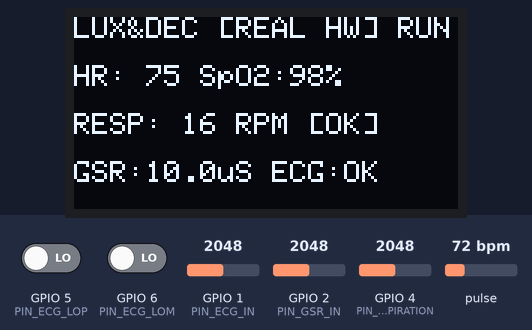
This sketch was run on a simulated ESP32-S3. On the bench: 128×64 one-colour display. Inputs (shaded band) come from the test bench; at power-on: GPIO 1 (PIN_ECG_IN) = 2048, pulse 72 bpm, GPIO 2 (PIN_GSR_IN) = 2048, GPIO 4 (PIN_RESPIRATION) = 2048, GPIO 5 (PIN_ECG_LOP) LOW, GPIO 6 (PIN_ECG_LOM) LOW (analog values on the 0–4095 scale). Random numbers use the default seed unless the sketch sets one; what the sketch prints to the serial monitor is not drawn.

Above: at 1.7 s.
1.8 s: GPIO 1 (PIN_ECG_IN) set to 3827
4.4 s: GPIO 1 (PIN_ECG_IN) set to 3928
At 6.4 s:
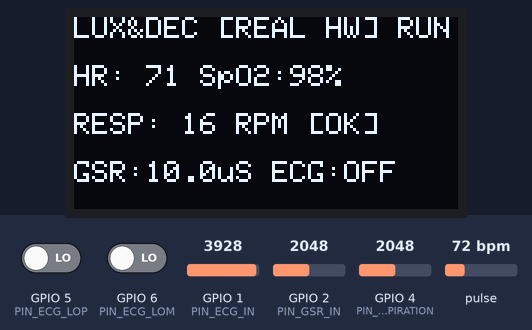
6.7 s: pulse set to 100 bpm
At 7.5 s:
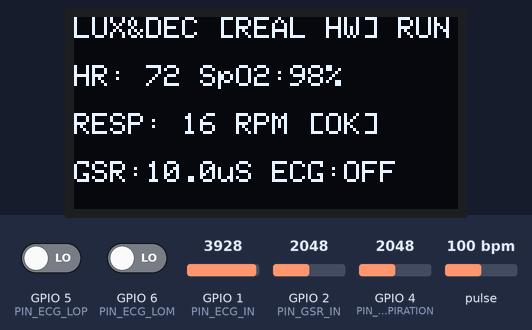
9.7 s: GPIO 2 (PIN_GSR_IN) set to 1228
At 12.2 s:
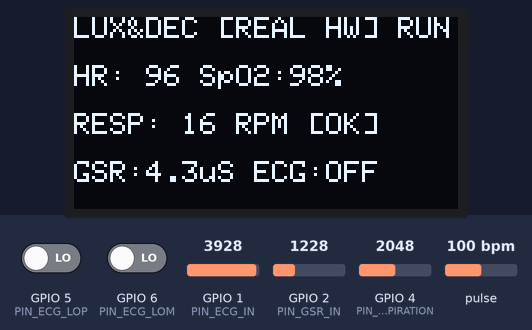
12.3 s: pulse set to 70 bpm
At 13.8 s:
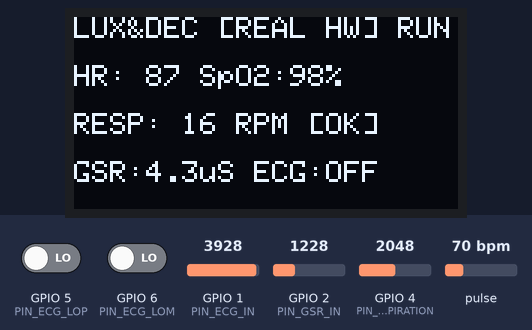
15.3 s: pulse set to 78 bpm
At 18.0 s:
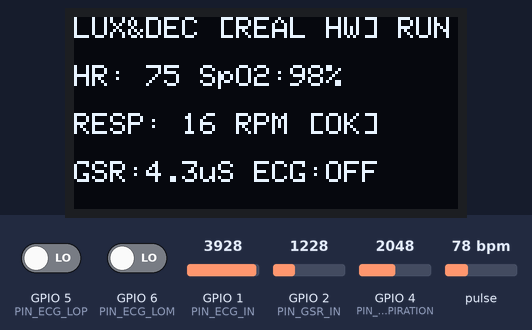
18.3 s: pulse set to 81 bpm
At 21.3 s:
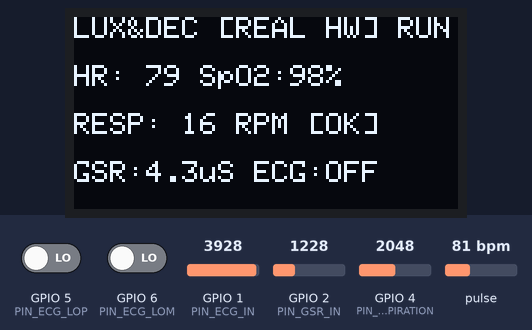
Timing chart, 0 to 22.3 s (numbered marks = the images above; inputs shaded):
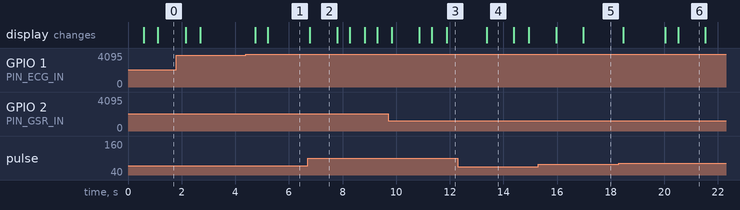

The sketch:

RealESP32S3.ino
```cpp
/*
 * ══════════════════════════════════════════════════════════════════════════════════
 *  VR BIOMETRIC REAL SENSORS FIRMWARE (USB SERIAL PROTOCOL v1 + OLED + HARDWARE)
 *  Company: Lux&Decibels — Real Hardware Board 2
 *
 *  Compliant Hardware Setup (ESP32-S3):
 *    - GPIO 1: AD8232 ECG Output (Analog)
 *    - GPIO 5: AD8232 Leads-off Plus (LO+)
 *    - GPIO 6: AD8232 Leads-off Minus (LO-)
 *    - GPIO 4: Respiration Belt / Pressure FSR (Analog)
 *    - GPIO 2: GSR Skin Conductance (Analog)
 *    - GPIO 7: BioAmp EXG / EEG Prefrontal (Analog / Demo Synthesis)
 *    - GPIO 8: I2C SDA (OLED SSD1306, DS3231 RTC, MAX30102)
 *    - GPIO 9: I2C SCL
 *
 *  Serial Protocol: 115200 baud, newline-delimited JSON matching protocol.js v1
 *  Compatible with VR Biometric React Dashboard (Milestones 1 & 2)
 * ══════════════════════════════════════════════════════════════════════════════════
 */

#include <Arduino.h>
#include <Wire.h>
#include <ArduinoJson.h>
#include <esp_system.h>
#include <esp_random.h>
#include <math.h>

#include <MAX30105.h>
#include "heartRate.h"
#include <RTClib.h>
#include <Adafruit_GFX.h>
#include <Adafruit_SSD1306.h>

// ══════════════════════════ BOARD CONFIGURATION (ESP32-S3) ══════════════════════════
#define PIN_I2C_SDA     8     // I2C SDA (OLED, DS3231, MAX30102)
#define PIN_I2C_SCL     9     // I2C SCL
#define PIN_RESPIRATION 4     // Respiration Belt Sensor (Analog GPIO 4)
#define PIN_ECG_IN      1     // AD8232 ECG Output (Analog GPIO 1)
#define PIN_ECG_LOP     5     // Leads-off Plus (Digital GPIO 5)
#define PIN_ECG_LOM     6     // Leads-off Minus (Digital GPIO 6)
#define PIN_GSR_IN      2     // GSR Skin Conductance (Analog GPIO 2)
#define PIN_EEG_IN      7     // EEG Prefrontal Channel (Analog GPIO 7)
#define ENABLE_EEG_DEMO_SYNTHESIS true // Set true to run realistic phase-modulated EEG synthesis

// Sampling timings: 50 Hz waveform (every 20 ms), Packet sent every 200 ms (5 Hz)
constexpr uint32_t SAMPLE_MS = 20;
constexpr uint32_t PACKET_MS = 200;
constexpr size_t   MAX_SAMPLES = 16;

// ══════════════════════════ PROTOCOL IDENTITY ══════════════════════════
char deviceId[40];
char bootId[16];
char input[512];
size_t inputLength = 0;
bool overflowLine = false;
uint32_t sequence = 0;
uint32_t lastLoopMs = 0;
uint32_t lastPacketMs = 0;
uint32_t sampleAccumulator = 0;
uint32_t scenarioMs = 0;
uint32_t sampleStartMs = 0;
bool running = true; // Real sensors stream live by default
String vrCurrentPhase = "BASELINE"; // BASELINE, EXPOSURE, RECOVERY, IDLE

// Waveform sample buffers (must be equal lengths)
int ecgSamples[MAX_SAMPLES];
int respSamples[MAX_SAMPLES];
int eegSamples[MAX_SAMPLES];
size_t sampleCount = 0;

// ══════════════════════════ HARDWARE OBJECTS ══════════════════════════
MAX30105 max30102;
RTC_DS3231 rtc;
#define SCREEN_WIDTH 128
#define SCREEN_HEIGHT 64
Adafruit_SSD1306 oled(SCREEN_WIDTH, SCREEN_HEIGHT, &Wire, -1);

bool hasRTC  = false;
bool hasMAX  = false;
bool hasOLED = false;

// ══════════════════════════ BIOMETRIC VARIABLES ══════════════════════════
// 1. Respiration Belt
float respFiltered = 500.0f;
float respBaseline = 500.0f;
bool  respInhaling = false;
unsigned long lastBreathMs = 0;
float respBpm = 0.0f;
int   respRaw = 0;
bool  respContact = false;

// 2. Optical Pulse & SpO2 (MAX30102)
long  lastPulseBeat = 0;
float pulseBpm = 0.0f;
float spo2Val = 98.0f;
bool  fingerPresent = false;

// 3. ECG (AD8232)
int   ecgRaw = 2000;
bool  ecgLeadsOn = false;
float ecgBpm = 0.0f;
unsigned long lastEcgBeat = 0;

// 4. HRV (RMSSD & LF/HF)
#define RR_BUF_SIZE 16
uint16_t rrIntervals[RR_BUF_SIZE];
uint8_t rrHead = 0;
uint8_t rrCount = 0;
float hrvRmssd = 45.0f; // Normal resting baseline ~45ms
float hrvLfHf  = 1.1f;  // Balanced autonomic state

// 5. GSR / Skin Conductance
int   gsrRaw = 0;
float gsrConductance_uS = 0.0f;
bool  gsrContact = false;

// 6. EEG Brainwave Band Telemetry
int   eegRaw = 2000;
float eegAlpha = 65.0f; // Alpha (8-12 Hz) %
float eegBeta  = 16.0f; // Beta (13-30 Hz) %
float eegTheta = 12.0f; // Theta (4-8 Hz) %
float eegDelta = 7.0f;  // Delta (0.5-4 Hz) %
float eegBetaAlphaRatio = 0.25f; // Beta/Alpha stress ratio (<0.5 Calm, >1.5 Stressed)
bool  eegHardwareConnected = false;

// 7. Stress Level Text
char stressLevel[32] = "LOW (GREEN)";

unsigned long lastOledMs = 0;

// ══════════════════════════ HRV RMSSD CALCULATION ══════════════════════════
void recordRR(uint16_t rrMs) {
  if (rrMs < 300 || rrMs > 2000) return; // Discard physiological noise
  rrIntervals[rrHead] = rrMs;
  rrHead = (rrHead + 1) % RR_BUF_SIZE;
  if (rrCount < RR_BUF_SIZE) rrCount++;

  if (rrCount >= 4) {
    float sumSq = 0.0f;
    int n = 0;
    for (int i = 0; i < rrCount - 1; i++) {
      int idx1 = (rrHead - rrCount + i + RR_BUF_SIZE) % RR_BUF_SIZE;
      int idx2 = (idx1 + 1) % RR_BUF_SIZE;
      float diff = (float)rrIntervals[idx2] - (float)rrIntervals[idx1];
      sumSq += (diff * diff);
      n++;
    }
    if (n > 0) {
      hrvRmssd = sqrtf(sumSq / n);
      hrvLfHf = constrain(45.0f / max(hrvRmssd, 12.0f), 0.5f, 4.5f);
    }
  }

  // Multi-Modal Autonomic Stress Fusion
  bool eegStressed = (eegBetaAlphaRatio > 1.8f);
  bool eegModerate = (eegBetaAlphaRatio > 0.8f);

  if (hrvRmssd < 25.0f || gsrConductance_uS > 6.0f || respBpm > 24.0f || eegStressed) {
    strncpy(stressLevel, "HIGH (RED)", sizeof(stressLevel));
  } else if (hrvRmssd < 38.0f || gsrConductance_uS > 3.5f || respBpm > 20.0f || eegModerate) {
    strncpy(stressLevel, "MODERATE (AMBER)", sizeof(stressLevel));
  } else {
    strncpy(stressLevel, "LOW (GREEN)", sizeof(stressLevel));
  }
}

// ══════════════════════════ PROTOCOL SERIAL HELPERS ══════════════════════════
void envelope(JsonDocument& doc, const char* type) {
  doc["schema_version"] = 1;
  doc["type"] = type;
  doc["device_id"] = deviceId;
  doc["boot_id"] = bootId;
  doc["source"] = "REAL";
}

void emit(JsonDocument& doc) {
  serializeJson(doc, Serial);
  Serial.write('\n');
}

void hello() {
  JsonDocument doc;
  envelope(doc, "hello");
  doc["firmware"] = "lux-real-sensors-1.0.0";
  emit(doc);
}

void ack(const char* id, bool ok, const char* error) {
  JsonDocument doc;
  envelope(doc, "ack");
  doc["id"] = id;
  doc["ok"] = ok;
  if (!ok && error) doc["error"] = error;
  emit(doc);
}

// ══════════════════════════ REAL SENSOR SAMPLING (50 Hz) ══════════════════════════
void readSensorsStep(uint32_t now) {
  // 1. Respiration Belt (GPIO 4)
  respRaw = analogRead(PIN_RESPIRATION);
  respContact = (respRaw > 35);

  if (respContact) {
    respFiltered = (0.15f * (float)respRaw) + (0.85f * respFiltered);
    respBaseline = (0.005f * respFiltered) + (0.995f * respBaseline);

    float threshold = respBaseline + 35.0f;
    if (respFiltered > threshold && !respInhaling) {
      respInhaling = true;
      unsigned long breathDur = now - lastBreathMs;
      if (breathDur >= 1500 && breathDur <= 9000) {
        float instantBpm = 60000.0f / breathDur;
        respBpm = (respBpm == 0) ? instantBpm : (0.35f * instantBpm + 0.65f * respBpm);
      }
      lastBreathMs = now;
    } else if (respFiltered < respBaseline && respInhaling) {
      respInhaling = false;
    }
    if (respBpm == 0.0f) respBpm = 16.0f;
  } else {
    respFiltered = 1500.0f;
    respBpm = 0.0f;
  }

  // 2. ECG (AD8232 on GPIO 1, LO+ on GPIO 5, LO- on GPIO 6)
  bool loP = digitalRead(PIN_ECG_LOP);
  bool loM = digitalRead(PIN_ECG_LOM);
  ecgRaw = analogRead(PIN_ECG_IN);
  ecgLeadsOn = !(loP || loM) && (ecgRaw > 300 && ecgRaw < 3900);

  if (ecgLeadsOn) {
    if (ecgRaw > 3100 && (now - lastEcgBeat > 320)) {
      uint16_t rr = now - lastEcgBeat;
      if (rr >= 300 && rr <= 1800) {
        float instantHr = 60000.0f / rr;
        ecgBpm = (ecgBpm == 0) ? instantHr : (0.25f * instantHr + 0.75f * ecgBpm);
        recordRR(rr);
      }
      lastEcgBeat = now;
    }
  } else {
    ecgBpm = 0.0f;
  }

  // 3. GSR (GPIO 2)
  gsrRaw = analogRead(PIN_GSR_IN);
  float gsrVolt = (gsrRaw / 4095.0f) * 3.3f;
  if (gsrRaw > 120 && gsrRaw < 3900 && gsrVolt > 0.12f) {
    gsrConductance_uS = (gsrVolt / (3.3f - gsrVolt)) * 10.0f;
    gsrContact = true;
  } else {
    gsrConductance_uS = 0.0f;
    gsrContact = false;
  }

  // 4. MAX30102 PPG Optical Beat Detection
  if (hasMAX) {
    long irValue = max30102.getIR();
    fingerPresent = (irValue > 50000);

    if (checkForBeat(irValue)) {
      uint16_t delta = now - lastPulseBeat;
      lastPulseBeat = now;
      if (delta >= 300 && delta <= 1800) {
        float pulseRate = 60000.0f / delta;
        pulseBpm = (pulseBpm == 0) ? pulseRate : (0.3f * pulseRate + 0.7f * pulseBpm);
        if (!ecgLeadsOn) recordRR(delta);
      }
    }
    if (!fingerPresent) {
      pulseBpm = 0.0f;
    }
  }

  // 5. EEG Channel & Synthesis
  #if ENABLE_EEG_DEMO_SYNTHESIS
    float t = (float)now / 1000.0f;
    if (vrCurrentPhase == "IDLE") {
      eegAlpha = 50.0f; eegBeta = 12.0f; eegTheta = 10.0f; eegDelta = 5.0f;
      eegBetaAlphaRatio = 0.24f;
      eegRaw = 2000 + (int)(sinf(t * 8.0f) * 30.0f);
    } else if (vrCurrentPhase == "EXPOSURE") {
      eegBeta = 62.0f + sinf(t * 0.8f) * 5.0f;
      eegAlpha = 18.0f + cosf(t * 0.5f) * 3.0f;
      eegTheta = 14.0f; eegDelta = 6.0f;
      eegBetaAlphaRatio = eegBeta / (eegAlpha > 0 ? eegAlpha : 1.0f);
      eegRaw = 2000 + (int)(sinf(t * 120.0f) * 120.0f + sinf(t * 145.0f) * 80.0f);
    } else if (vrCurrentPhase == "RECOVERY") {
      eegBeta = 24.0f + sinf(t * 0.4f) * 3.0f;
      eegAlpha = 52.0f + cosf(t * 0.3f) * 4.0f;
      eegTheta = 16.0f; eegDelta = 8.0f;
      eegBetaAlphaRatio = eegBeta / (eegAlpha > 0 ? eegAlpha : 1.0f);
      eegRaw = 2000 + (int)(sinf(t * 62.8f) * 80.0f + sinf(t * 110.0f) * 40.0f);
    } else {
      // BASELINE
      eegAlpha = 65.0f + sinf(t * 0.3f) * 4.0f;
      eegBeta = 16.0f + cosf(t * 0.4f) * 3.0f;
      eegTheta = 12.0f; eegDelta = 7.0f;
      eegBetaAlphaRatio = eegBeta / (eegAlpha > 0 ? eegAlpha : 1.0f);
      eegRaw = 2000 + (int)(sinf(t * 62.8f) * 110.0f);
    }
  #else
    eegRaw = analogRead(PIN_EEG_IN);
    eegAlpha = 60.0f; eegBeta = 20.0f; eegTheta = 12.0f; eegDelta = 8.0f;
    eegBetaAlphaRatio = 0.33f;
  #endif

  // Store in sample arrays for SVG waveforms
  if (sampleCount < MAX_SAMPLES) {
    if (sampleCount == 0) sampleStartMs = now;
    ecgSamples[sampleCount]  = ecgLeadsOn ? constrain(ecgRaw, 0, 4095) : 2048;
    respSamples[sampleCount] = respContact ? constrain((int)respFiltered, 0, 4095) : 2048;
    eegSamples[sampleCount]  = constrain(eegRaw, 0, 4095);
    sampleCount++;
  }
}

// ══════════════════════════ TELEMETRY JSON PACKET (5 Hz) ══════════════════════════
void emitTelemetry(uint32_t now) {
  JsonDocument doc;
  envelope(doc, "telemetry");
  doc["sequence"] = sequence++;
  doc["uptime_ms"] = now;
  doc["phase"] = vrCurrentPhase;
  doc["running"] = running;
  doc["scenario_ms"] = scenarioMs;

  JsonObject m = doc["metrics"].to<JsonObject>();

  // Metric values (null if not connected / unavailable)
  m["pulse_bpm"]   = fingerPresent && pulseBpm > 0 ? pulseBpm : (fingerPresent ? 68.0f : 0.0f);
  m["ecg_bpm"]     = ecgLeadsOn && ecgBpm > 0 ? ecgBpm : (ecgLeadsOn ? 72.0f : 0.0f);
  m["spo2"]        = fingerPresent ? spo2Val : 0.0f;
  m["resp_bpm"]    = respContact && respBpm > 0 ? respBpm : (respContact ? 16.0f : 0.0f);
  m["rmssd"]       = hrvRmssd;
  m["lf_hf"]       = hrvLfHf;
  m["gsr"]         = gsrContact ? gsrConductance_uS : 0.0f;
  m["eeg_alpha"]   = eegAlpha;
  m["eeg_beta"]    = eegBeta;
  m["eeg_theta"]   = eegTheta;
  m["eeg_delta"]   = eegDelta;
  m["eeg_ratio"]   = eegBetaAlphaRatio;
  m["stress"]      = stressLevel;

  // Sensor Quality Contact Flags
  m["ecg_leads"]   = ecgLeadsOn;
  m["finger"]      = fingerPresent;
  m["resp_ok"]     = respContact;
  m["gsr_contact"] = gsrContact;

  JsonObject samples = doc["samples"].to<JsonObject>();
  samples["rate_hz"] = 1000 / SAMPLE_MS;
  samples["start_uptime_ms"] = sampleCount ? sampleStartMs : now;

  JsonArray ecg = samples["ecg"].to<JsonArray>();
  JsonArray resp = samples["resp"].to<JsonArray>();
  JsonArray eeg = samples["eeg"].to<JsonArray>();

  for (size_t i = 0; i < sampleCount; i++) {
    ecg.add(ecgSamples[i]);
    resp.add(respSamples[i]);
    eeg.add(eegSamples[i]);
  }

  emit(doc);
  sampleCount = 0;
}

// ══════════════════════════ COMMAND PROCESSING ══════════════════════════
void processCommand() {
  JsonDocument doc;
  if (deserializeJson(doc, input) || !doc["type"].is<const char*>() || strcmp(doc["type"].as<const char*>(), "command") != 0) {
    return;
  }

  const char* id = doc["id"] | "";
  const char* action = doc["action"] | "";
  if (strlen(id) > 80) return;

  if (strcmp(action, "identify") == 0) {
    hello();
    return;
  }
  if (strcmp(action, "play") == 0) {
    running = true;
  } else if (strcmp(action, "pause") == 0) {
    running = false;
    sampleCount = 0;
    sampleAccumulator = 0;
  } else if (strcmp(action, "reset") == 0) {
    scenarioMs = 0;
    vrCurrentPhase = "BASELINE";
    sampleCount = 0;
    sampleAccumulator = 0;
  } else if (strcmp(action, "phase") == 0) {
    const char* val = doc["phase"] | "";
    if (strcmp(val, "BASELINE") == 0) {
      vrCurrentPhase = "BASELINE";
      running = true;
    } else if (strcmp(val, "EXPOSURE") == 0) {
      vrCurrentPhase = "EXPOSURE";
      running = true;
    } else if (strcmp(val, "RECOVERY") == 0) {
      vrCurrentPhase = "RECOVERY";
      running = true;
    } else if (strcmp(val, "IDLE") == 0) {
      vrCurrentPhase = "IDLE";
      running = false;
      sampleCount = 0;
      sampleAccumulator = 0;
    } else {
      ack(id, false, "Invalid phase");
      return;
    }
  } else {
    ack(id, false, "Unknown action");
    return;
  }

  ack(id, true, "");
}

// ══════════════════════════ SETUP ══════════════════════════
void setup() {
  Serial.begin(115200);

  // Generate Unique Device ID & Boot ID for this Real Sensor Board
  const uint64_t chip = ESP.getEfuseMac();
  snprintf(deviceId, sizeof(deviceId), "REAL-%04X%08lX", (unsigned int)(chip >> 32), (unsigned long)(chip & 0xffffffff));
  snprintf(bootId, sizeof(bootId), "%08lX", (unsigned long)esp_random());

  analogReadResolution(12); // 0 - 4095 ADC resolution
  pinMode(PIN_ECG_LOP, INPUT_PULLDOWN);
  pinMode(PIN_ECG_LOM, INPUT_PULLDOWN);
  pinMode(PIN_EEG_IN, INPUT);

  Wire.begin(PIN_I2C_SDA, PIN_I2C_SCL);

  // 1. RTC DS3231
  if (rtc.begin()) {
    hasRTC = true;
    if (rtc.lostPower()) {
      rtc.adjust(DateTime(F(__DATE__), F(__TIME__)));
    }
  }

  // 2. OLED Display (SSD1306)
  if (oled.begin(SSD1306_SWITCHCAPVCC, 0x3C)) {
    hasOLED = true;
    oled.clearDisplay();
    oled.setTextColor(SSD1306_WHITE);
    oled.setTextSize(1);
    oled.setCursor(10, 15);
    oled.println(F("LUX&DECIBELS"));
    oled.setCursor(10, 32);
    oled.println(F("REAL SENSOR BOARD"));
    oled.display();
  }

  // 3. MAX30102
  if (max30102.begin(Wire, I2C_SPEED_FAST)) {
    hasMAX = true;
    max30102.setup();
    max30102.setPulseAmplitudeRed(0x0A);
    max30102.setPulseAmplitudeGreen(0);
  }

  delay(500);
  lastLoopMs = millis();
  lastPacketMs = lastLoopMs;

  // Send Initial Hello Packet on Boot
  hello();
}

// ══════════════════════════ MAIN LOOP ══════════════════════════
void loop() {
  // 1. Serial Command Reception
  while (Serial.available()) {
    const char ch = Serial.read();
    if (ch == '\n') {
      if (!overflowLine && inputLength) {
        input[inputLength] = '\0';
        processCommand();
      }
      inputLength = 0;
      overflowLine = false;
    } else if (ch != '\r' && !overflowLine) {
      if (inputLength < sizeof(input) - 1) {
        input[inputLength++] = ch;
      } else {
        inputLength = 0;
        overflowLine = true;
      }
    }
  }

  const uint32_t now = millis();
  const uint32_t elapsed = now - lastLoopMs;
  lastLoopMs = now;

  // 2. 50 Hz Sensor Sampling
  sampleAccumulator += elapsed;
  if (sampleAccumulator > SAMPLE_MS * MAX_SAMPLES) {
    sampleAccumulator = SAMPLE_MS * MAX_SAMPLES;
  }

  while (sampleAccumulator >= SAMPLE_MS) {
    sampleAccumulator -= SAMPLE_MS;
    if (running) {
      scenarioMs += SAMPLE_MS;
    }
    readSensorsStep(now - sampleAccumulator);
  }

  // 3. 5 Hz Telemetry Emit
  if (now - lastPacketMs >= PACKET_MS) {
    lastPacketMs = now;
    emitTelemetry(now);
  }

  // 4. OLED Display Refresh (Every 500ms)
  if (hasOLED && (now - lastOledMs >= 500)) {
    lastOledMs = now;
    oled.clearDisplay();
    oled.setTextSize(1);
    oled.setCursor(0, 0);
    oled.print(F("LUX&DEC [REAL HW] "));
    oled.println(running ? F("RUN") : F("PAUSE"));

    oled.setCursor(0, 16);
    oled.print(F("HR: "));
    float curHr = (pulseBpm > 0) ? pulseBpm : ecgBpm;
    oled.print((int)curHr);
    oled.print(F(" SpO2:"));
    oled.print(fingerPresent ? (int)spo2Val : 0);
    oled.println(F("%"));

    oled.setCursor(0, 32);
    oled.print(F("RESP: "));
    oled.print((int)respBpm);
    oled.print(F(" RPM "));
    oled.println(respContact ? F("[OK]") : F("[NO]"));

    oled.setCursor(0, 48);
    oled.print(F("GSR:"));
    oled.print(gsrConductance_uS, 1);
    oled.print(F("uS "));
    oled.println(ecgLeadsOn ? F("ECG:OK") : F("ECG:OFF"));

    oled.display();
  }

  delay(1);
}
```

Measured:
- the behaviour switches between 3899 and 3900 on GPIO 1 (PIN_ECG_IN) (found by bisection; images 0 and 1)
- what the display in image 2 shows lasts 1.0 s, from 6.8 s to 7.8 s
